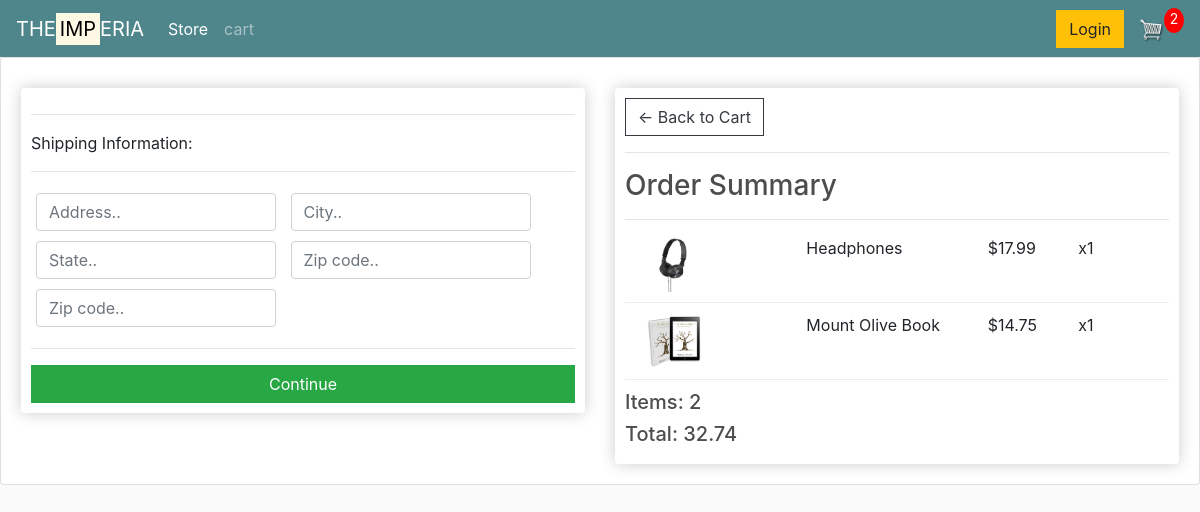
Screenshot of /checkout/ (signed in) with the database file from the repository.
### store/models.py (models this page shows, shortened)
class OrderItem(models.Model):
    product = models.ForeignKey(Product, on_delete=models.SET_NULL, null=True)
    order = models.ForeignKey(Order, on_delete=models.SET_NULL, null=True, blank=True)
    quantity = models.IntegerField(default=0, null=True, blank=True)
    date_added = models.DateTimeField(auto_now_add=True)
    @property
    def get_total(self):
        total = self.product.price * self.quantity
        return total

class Product(models.Model):
    SEX = (
        ('MALE', 'MALE'),
        ('FEMALE', 'FEMALE'),
        ('UNISEX', 'UNISEX')
    )
    name = models.CharField(max_length=255)
    price = models.FloatField()
    digital = models.BooleanField(default=False, null=True, blank=False)
    image = models.ImageField(null=True, blank=True)
    imageF = models.ImageField(null=True, blank=True)
    imageS = models.ImageField(null=True, blank=True)
    imageT = models.ImageField(null=True, blank=True)
    sex_for = models.CharField(max_length=225, choices=SEX, blank=True, null=True)
    description = models.TextField(max_length=100000, null=True, blank=True)
    @property
    def imageURL(self):
        try:
            url = self.image.url
        except:
            url = '.'
        return url

class Order(models.Model):
    customer = models.ForeignKey(Customer, on_delete=models.SET_NULL, null=True, blank=True)
    date_ordered = models.DateTimeField(auto_now_add=True)
    complete = models.BooleanField(default=False, null=True, blank=True)
    transaction_id = models.CharField(max_length=100, null=True)
    @property
    def get_cart_total(self):
        orderitems = self.orderitem_set.all()
        total = sum([item.get_total for item in orderitems])
        return total
    @property
    def get_cart_items(self):
        orderitems = self.orderitem_set.all()
        total = sum([item.quantity for item in orderitems])
        return total
    @property
    def shipping(self):
        shipping = False
        orderitems = self.orderitem_set.all()
        for i in orderitems:
            if not i.product.digital:
                shipping = True
        return shipping

### store/views.py (the view)
# urls.py: path('checkout/', views.checkout, name='checkout'),
def checkout(request):
    data = cartData(request)
    cartItem = data['cartItem']
    order = data['order']
    items = data['items']
    context = {'items': items, 'order': order, 'cartItem': cartItem}
    return render(request, 'store/checkout.html', context)

### store/utils.py (called while the page is built)
def cartData(request):
    if request.user.is_authenticated:
        customer = request.user.customer
        order, created = Order.objects.get_or_create(customer=customer, complete=False)
        items = order.orderitem_set.all()
        cartItem = order.get_cart_items
    else:
        cookieData = cookiesCart(request)
        cartItem = cookieData['cartItem']
        order = cookieData['order']
        items = cookieData['items']
    return {'cartItem': cartItem, 'order': order, 'items': items}

### store/templates/store/checkout.html (shortened to what this page needs)
{% extends 'store/main.html'%}
  {% block content %}
 <div class="row">
		<div class="col-lg-6">
			<div class="box-element" id="form-wrapper">
				<form id="form">
					<div id="shipping-info">
						<hr>
						<p>Shipping Information:</p>
						<hr>
						<div class="form-field">
							<input class="form-control" type="text" name="address" placeholder="Address..">
						</div>
						<div class="form-field">
							<input class="form-control" type="text" name="city" placeholder="City..">
						</div>
						<div class="form-field">
							<input class="form-control" type="text" name="state" placeholder="State..">
						</div>
						<div class="form-field">
							<input class="form-control" type="text" name="zipcode" placeholder="Zip code..">
						</div>
						<div class="form-field">
							<input class="form-control" type="text" name="country" placeholder="Zip code..">
						</div>
					</div>
					<hr>
					<input id="form-button" class="btn btn-success btn-block" type="submit" value="Continue">
				</form>
			</div>
			<br>
		</div>
		<div class="col-lg-6">
			<div class="box-element">
				<a  class="btn btn-outline-dark" href="{% url 'cart' %}">&#x2190; Back to Cart</a>
				<hr>
				<h3>Order Summary</h3>
				<hr>
				{% for item in items %}
				<div class="cart-row">
					<div style="flex:2"><img class="row-image" src="{{item.product.imageURL}}"></div>
					<div style="flex:2"><p>{{item.product.name}}</p></div>
					<div style="flex:1"><p>${{ item.product.price|floatformat:2}}</p></div>
					<div style="flex:1"><p>x{{item.quantity}}</p></div>
				</div>
				{% endfor%}
				<h5>Items: {{order.get_cart_items}}  </h5>
				<h5>Total: {{order.get_cart_total|floatformat:2}}</h5>
			</div>
		</div>
	</div>
  {% endblock %}

### static/css/main.css (style rules this page uses)
body { background-color: green; }

### store/templates/store/main.html (style rules this page uses)
body { background-color: hsl(0, 0%, 98%); }
h1,h2,h3,h4,h5,h6 { color:hsl(0, 0%, 30%); }
.box-element { box-shadow:hsl(0, 0%, 80%) 0 0 16px; background-color: #fff; border-radius: 4px; padding: 10px; }
.col-lg-4, .col-lg-6, .col-lg-8, .col-lg-12 { margin-top: 10px; }
.btn { border-radius: 0; }
.row-image { width: 100px; }
.form-field { width:250px; display: inline-block; padding: 5px; }
.cart-row { display: flex; align-items: flex-stretch; padding-bottom: 10px; margin-bottom: 10px; border-bottom: 1px solid #ececec; }

### rows the page displays
OrderItem: product.imageURL (picture), product.name "Headphones", product.price "17.99", quantity "1"
OrderItem: product.imageURL (picture), product.name "Mount Olive Book", product.price "14.75", quantity "1"
Order: get_cart_items "2", get_cart_total "32.74"

### other values shown
{{ cartItem }} "2"
